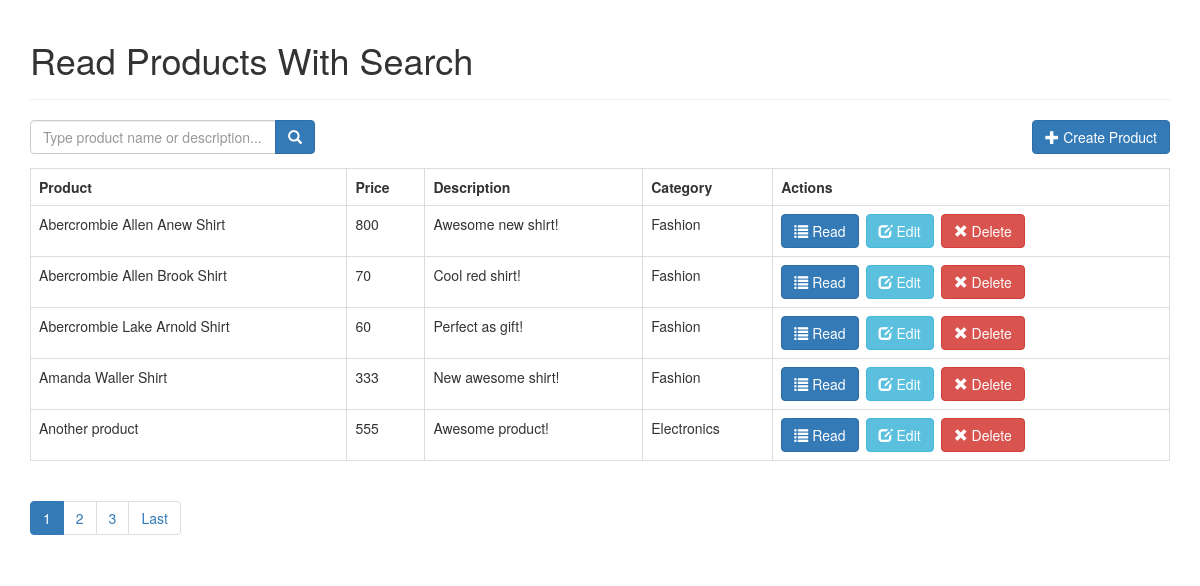
/index-search.php, run on an earlier commit of the app's database.
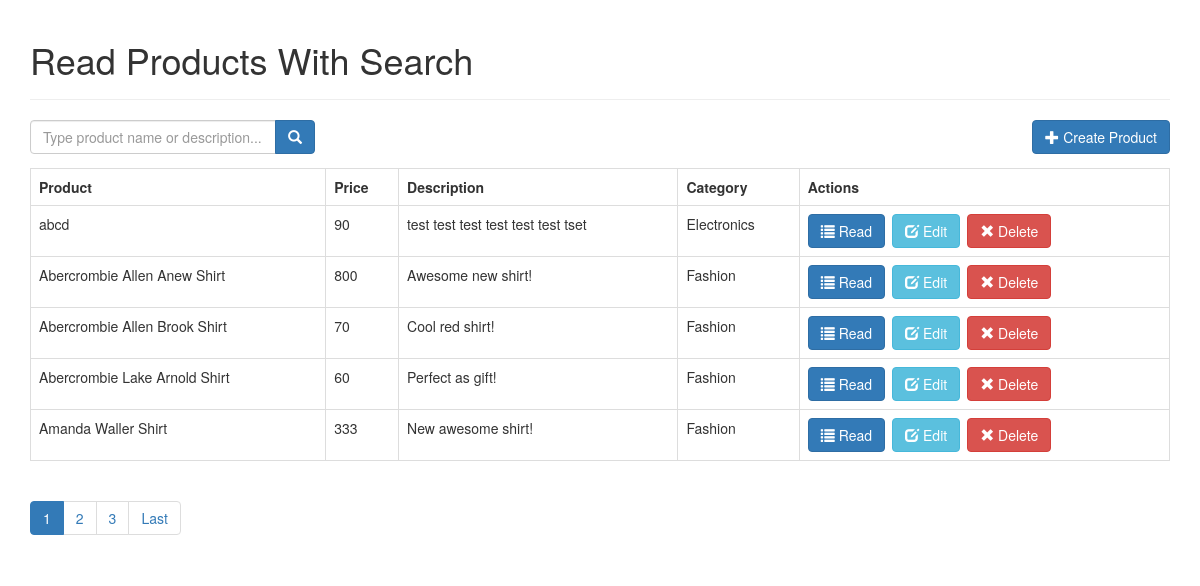
And on a later commit of the database.
### tables this page shows
CREATE TABLE `products` (
  `id` int(11) NOT NULL,
  `name` varchar(32) NOT NULL,
  `description` text NOT NULL,
  `price` int(11) NOT NULL,
  `category_id` int(11) NOT NULL,
  `image` varchar(255) NOT NULL,
  `created` datetime NOT NULL,
  `modified` timestamp NOT NULL DEFAULT CURRENT_TIMESTAMP
);

CREATE TABLE `categories` (
  `id` int(11) NOT NULL,
  `name` varchar(256) NOT NULL,
  `created` datetime NOT NULL,
  `modified` timestamp NOT NULL DEFAULT CURRENT_TIMESTAMP
);

### index-search.php (called while the page is built, shortened)
<?php
include_once('config/core.php');
include_once('objects/product.php');
include_once('objects/category.php');
$database = new Database();
$db = $database->getConnection();
$product = new Product($db);
$category = new Category($db);
include_once('layout_header.php');
$stmt = $product->readAll($from_record_num, $records_per_page);
$page_url = "index.php?";
$total_rows = $product->countAll();
include_once('read_template.php');
include_once('layout_footer.php');
?>

### objects/product.php (called while the page is built, shortened)
<?php
class Product{
	private $conn;
	private $table_name = "products";
	public function __construct($db){
		$this->conn = $db;
	}
	function readAll($from_record_num, $records_per_page)
	{
		$query = "SELECT id,name,description,price,category_id FROM ".$this->table_name." ORDER BY name ASC LIMIT {$from_record_num},{$records_per_page}";
		$stmt  = $this->conn->query($query);
		return $stmt;
	}
	public function countAll(){
	    $query = "SELECT id FROM " . $this->table_name . "";
	    $stmt = $this->conn->query( $query );
	    $num = $stmt->num_rows;
	    return $num;
	}
}
?>

### objects/category.php (called while the page is built, shortened)
<?php
class Category{
	private $conn;
	private $table_name = "categories";
	public $id;
	public function __construct($db){
		$this->conn = $db;
	}
	function readName()
	{
		$query = "SELECT name FROM ".$this->table_name." WHERE id = ".$this->id;
		$stmt = $this->conn->query($query);
		$fh = $stmt->fetch_assoc();
		return $this->name = $fh['name'];
	}
}
?>

### config/core.php (called while the page is built, shortened)
<?php
$page = isset($_GET['page']) ? $_GET['page'] : 1;
?>

### read_template.php (the view)
<?php
echo "<form role='search' action='search.php'>";
    echo "<div class='input-group col-md-3 pull-left margin-right-1em'>";
        $search_value=isset($search_term) ? "value='{$search_term}'" : "";
        echo "<input type='text' class='form-control' placeholder='Type product name or description...' name='s' id='srch-term' required {$search_value} />";
        echo "<div class='input-group-btn'>";
            echo "<button class='btn btn-primary' type='submit'><i class='glyphicon glyphicon-search'></i></button>";
        echo "</div>";
    echo "</div>";
echo "</form>";
echo "<div class='right-button-margin'>";
    echo "<a href='create_product.php' class='btn btn-primary pull-right'>";
        echo "<span class='glyphicon glyphicon-plus'></span> Create Product";
    echo "</a>";
echo "</div>";
if($total_rows>0){
    echo "<table class='table table-hover table-responsive table-bordered'>";
        echo "<tr>";
            echo "<th>Product</th>";
            echo "<th>Price</th>";
            echo "<th>Description</th>";
            echo "<th>Category</th>";
            echo "<th>Actions</th>";
        echo "</tr>";
        while ($row = $stmt->fetch_assoc()){
            extract($row);
            echo "<tr>";
                echo "<td>{$name}</td>";
                echo "<td>{$price}</td>";
                echo "<td>{$description}</td>";
                echo "<td>";
                    $category->id = $category_id;
                    $category->readName();
                    echo $category->name;
                echo "</td>";
                echo "<td>";
                    echo "<a href='read_one.php?id={$id}' class='btn btn-primary left-margin'>";
                        echo "<span class='glyphicon glyphicon-list'></span> Read";
                    echo "</a>";
                    echo "<a href='update_product.php?id={$id}' class='btn btn-info left-margin'>";
                        echo "<span class='glyphicon glyphicon-edit'></span> Edit";
                    echo "</a>";
                    echo "<a delete-id='{$id}' class='btn btn-danger delete-object'>";
                        echo "<span class='glyphicon glyphicon-remove'></span> Delete";
                    echo "</a>";
                echo "</td>";
            echo "</tr>";
        }
    echo "</table>";
    include_once 'paging.php';
}
else{
    echo "<div class='alert alert-danger'>No products found.</div>";
}
?>

### paging.php (shortened to what this page needs)
<?php
echo "<ul class='pagination'>";
$total_pages = ceil($total_rows / $records_per_page);
$range = 2;
$initial_num = $page - $range;
$condition_limit_num = ($page + $range)  + 1;
for ($x=$initial_num; $x<$condition_limit_num; $x++) {
    if (($x > 0) && ($x <= $total_pages)) {
        if ($x == $page) {
            echo "<li class='active'><a href=\"#\">$x <span class=\"sr-only\">(current)</span></a></li>";
        }
        else {
            echo "<li><a href='{$page_url}page=$x'>$x</a></li>";
        }
    }
}
if($page<$total_pages){
    echo "<li><a href='" .$page_url. "page={$total_pages}' title='Last page is {$total_pages}.'>";
        echo "Last";
    echo "</a></li>";
}
echo "</ul>";
?>

What changed in the data, as far as the page shows it:
no longer on this page (row edited): products: name "Another product", price "555", description "Awesome product!", category.name "Electronics"
added products: name "abcd", price "90", description "test test test test test test tset", category.name "Electronics"
